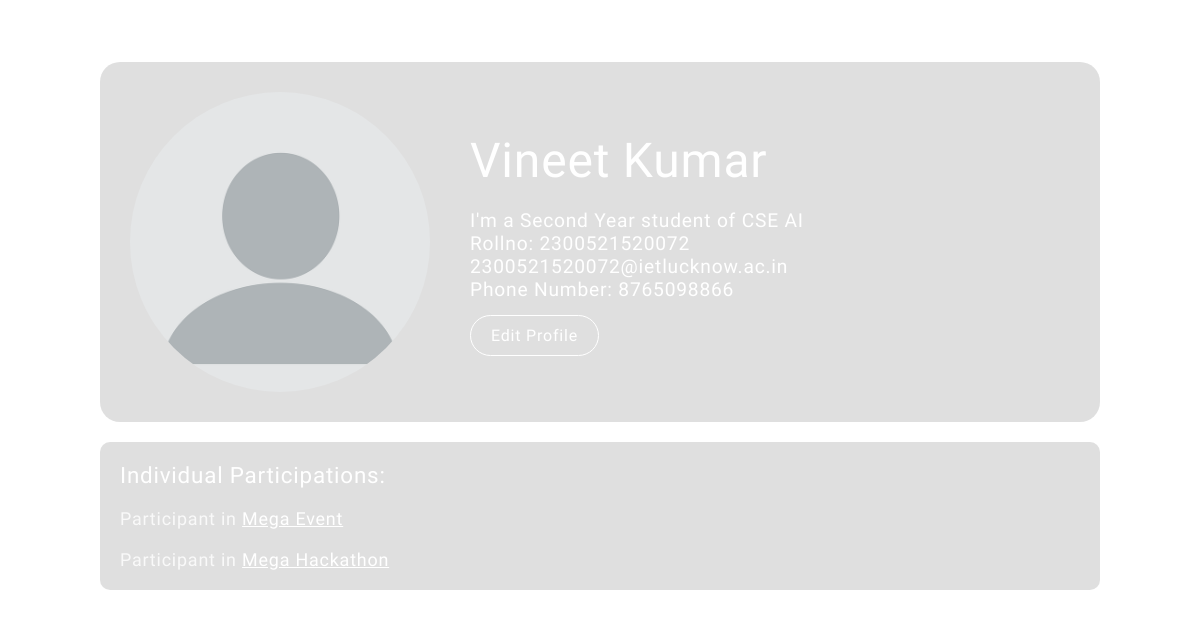
Page /profile/ (signed in) on the earlier database version.
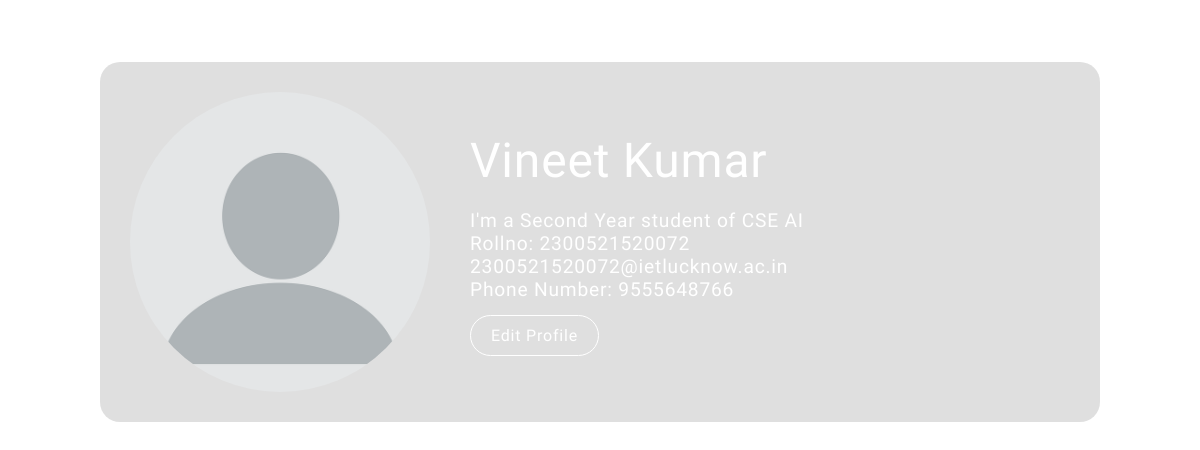
Same page on the later database version.
### accounts/models.py (models this page shows, shortened)
class CustomUser(AbstractBaseUser, PermissionsMixin):
    email = models.EmailField(
        unique=True, primary_key=True, validators=[EmailValidator()]
    )
    name = models.CharField(max_length=100, blank=True)
    is_active = models.BooleanField(default=True)
    is_staff = models.BooleanField(default=False)
    date_joined = models.DateTimeField(default=timezone.now)
    profile_picture = models.ImageField(
        upload_to="profile_pics/", blank=True, null=True
    )
    rollno = models.IntegerField(
        validators=[MaxValueValidator(9999999999999), MinValueValidator(1000000000000)],
        unique=True
    )
    branch = models.CharField(choices=BRANCH_CHOICES, max_length=5)
    year = models.CharField(choices=YEAR_CHOICES, max_length=5)
    club_admin = models.CharField(choices=CLUB_ADMIN_CHOICES, default="NORMAL", max_length=20)
    phoneno = models.IntegerField(
        validators=[MinValueValidator(5000000000), MaxValueValidator(9999999999)],
        unique=True
    )
    objects = CustomUserManager()
    USERNAME_FIELD = "email"
    REQUIRED_FIELDS = []

### events/models.py (models this page shows, shortened)
class IndividualEventRegistration(models.Model):
    user = models.ForeignKey(settings.AUTH_USER_MODEL, on_delete=models.CASCADE)
    event = models.ForeignKey(AllEventList, on_delete=models.CASCADE)

class AllEventList(models.Model):
    slug = models.SlugField(max_length=100, unique=True)
    eventName = models.CharField(max_length=100)
    eventDescription = models.TextField()
    eventImage = models.ImageField(upload_to="eventImages/")
    club = models.CharField(max_length=100, choices=CLUBS_CHOICES)
    location = models.CharField(max_length=100)
    coordinators = models.CharField(max_length=100)
    contact = models.CharField(max_length=100)
    eventType = models.CharField(max_length=10, choices=EVENT_TYPE_CHOICES)
    eventDate = models.DateField()
    minTeamSize = models.IntegerField(default=1)
    maxTeamSize = models.IntegerField(default=1)
    dateAdded = models.DateTimeField(default=timezone.now)
    def get_absolute_url(self):
        return reverse("eachEvent", args=[self.slug])
    class Meta:
        ordering = ["-dateAdded"]

### accounts/views.py (the view, shortened to what this page needs)
# urls.py: path("profile/", views.profile, name='profile'),
def profile(request):
    user = request.user
    if user.is_anonymous:
        return redirect("/login")
    context = user_participation_context(request.user)
    context["user"] = request.user
    return render(request, "accounts/profile.html", context=context)

### accounts/utils.py (called while the page is built)
def team_in_leader(user):
    teams = TeamsRegistration.objects.filter(
        teamLeader=user, user=user, event__eventDate__gte=timezone.now().date()
    )
    return teams if len(list(teams)) != 0 else False

def team_in_participated(user):
    teams = TeamsRegistration.objects.filter(
        user=user, status=1, event__eventDate__gte=timezone.now().date()
    ).exclude(teamLeader=user)
    return teams if len(list(teams)) != 0 else False

def team_pending_requests(user):
    teams = TeamsRegistration.objects.filter(
        user=user, status=0, event__eventDate__gte=timezone.now().date()
    )
    return teams if len(list(teams)) != 0 else False

def individual_participations(user):
    participations = IndividualEventRegistration.objects.filter(
        user=user, event__eventDate__gte=timezone.now().date()
    )
    return participations if len(list(participations)) != 0 else False

def user_participation_context(user):
    return {
        "teamInLeader": team_in_leader(user),
        "teamInParticipated": team_in_participated(user),
        "teamPendingRequest": team_pending_requests(user),
        "individualParticipations": individual_participations(user),
    }

### templates/accounts/profile.html (shortened to what this page needs)
{% extends 'base.html' %}
{% load static %}
{% block css %}
  <link rel="stylesheet" href="{% static 'css/form.css' %}" />
  <link rel="stylesheet" href="{% static 'css/profile.css' %}" />
{% endblock %}
{% block backgroundImageURL %}
  {% static 'backgrounds/login.jpeg' %}
{% endblock %}
{% block content %}
<div class="profile-page">
    <div class="details">
        <div class="image">
            {% if user.profile_picture %}
                <img src="{{ user.profile_picture.url }}" alt="{{ user.name }}">
            {% else %}
                <img src="/static/images/default-profile.png" alt="Default Profile Picture">
            {% endif %}
        </div>
        <div class="text-details">
            <div class="name">{{user.name}}</div>
            <p class="branch-year">I'm a {{user.get_year_display}} student of {{user.get_branch_display}}</p>
            <p class="rollno">Rollno: {{user.rollno}}</p>
            <p class="email">{{user.email}}</p>
            <p class="phone-no">Phone Number: {{user.phoneno}}</p>
            <div class="edit-details">
                <a href="{% url "updateProfile" %}">Edit Profile</a>
            </div>
        </div>
    </div>
    {% if individualParticipations %}
        <div class="participations-box">
            Individual Participations:
            {% for participation in individualParticipations %}
                <div class="entry">Participant in <span><a href="{{participation.event.get_absolute_url}}">{{participation.event.eventName}}</a></span></div>
            {% endfor %}
        </div>
    {% endif %}
</div>
{% endblock content %}

Differences in the rows shown:
removed IndividualEventRegistration: event.eventName "Mega Event"
removed IndividualEventRegistration: event.eventName "Mega Hackathon"
changed CustomUser "Vineet Kumar": phoneno "8765098866" → "9555648766"
Other differences:
text no longer shown: "Individual Participations:"
